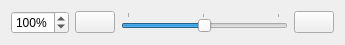
<?xml version="1.0" encoding="UTF-8"?>
<ui version="4.0">
 <class>XZoomWidget</class>
 <widget class="QWidget" name="XZoomWidget">
  <property name="geometry">
   <rect>
    <x>0</x>
    <y>0</y>
    <width>345</width>
    <height>42</height>
   </rect>
  </property>
  <property name="sizePolicy">
   <sizepolicy hsizetype="Fixed" vsizetype="Fixed">
    <horstretch>0</horstretch>
    <verstretch>0</verstretch>
   </sizepolicy>
  </property>
  <property name="windowTitle">
   <string>Form</string>
  </property>
  <layout class="QHBoxLayout" name="horizontalLayout">
   <item>
    <widget class="QSpinBox" name="zoomSpinBox">
     <property name="suffix">
      <string>%</string>
     </property>
     <property name="minimum">
      <number>10</number>
     </property>
     <property name="maximum">
      <number>400</number>
     </property>
     <property name="value">
      <number>100</number>
     </property>
    </widget>
   </item>
   <item>
    <widget class="QPushButton" name="zoomOutButton">
     <property name="text">
      <string/>
     </property>
    </widget>
   </item>
   <item>
    <widget class="QSlider" name="zoomHorizontalSlider">
     <property name="minimum">
      <number>0</number>
     </property>
     <property name="maximum">
      <number>200</number>
     </property>
     <property name="value">
      <number>100</number>
     </property>
     <property name="sliderPosition">
      <number>100</number>
     </property>
     <property name="tracking">
      <bool>true</bool>
     </property>
     <property name="orientation">
      <enum>Qt::Horizontal</enum>
     </property>
     <property name="tickPosition">
      <enum>QSlider::TicksAbove</enum>
     </property>
     <property name="tickInterval">
      <number>99</number>
     </property>
    </widget>
   </item>
   <item>
    <widget class="QPushButton" name="zoomInButton">
     <property name="text">
      <string/>
     </property>
    </widget>
   </item>
  </layout>
 </widget>
 <resources/>
 <connections/>
</ui>
